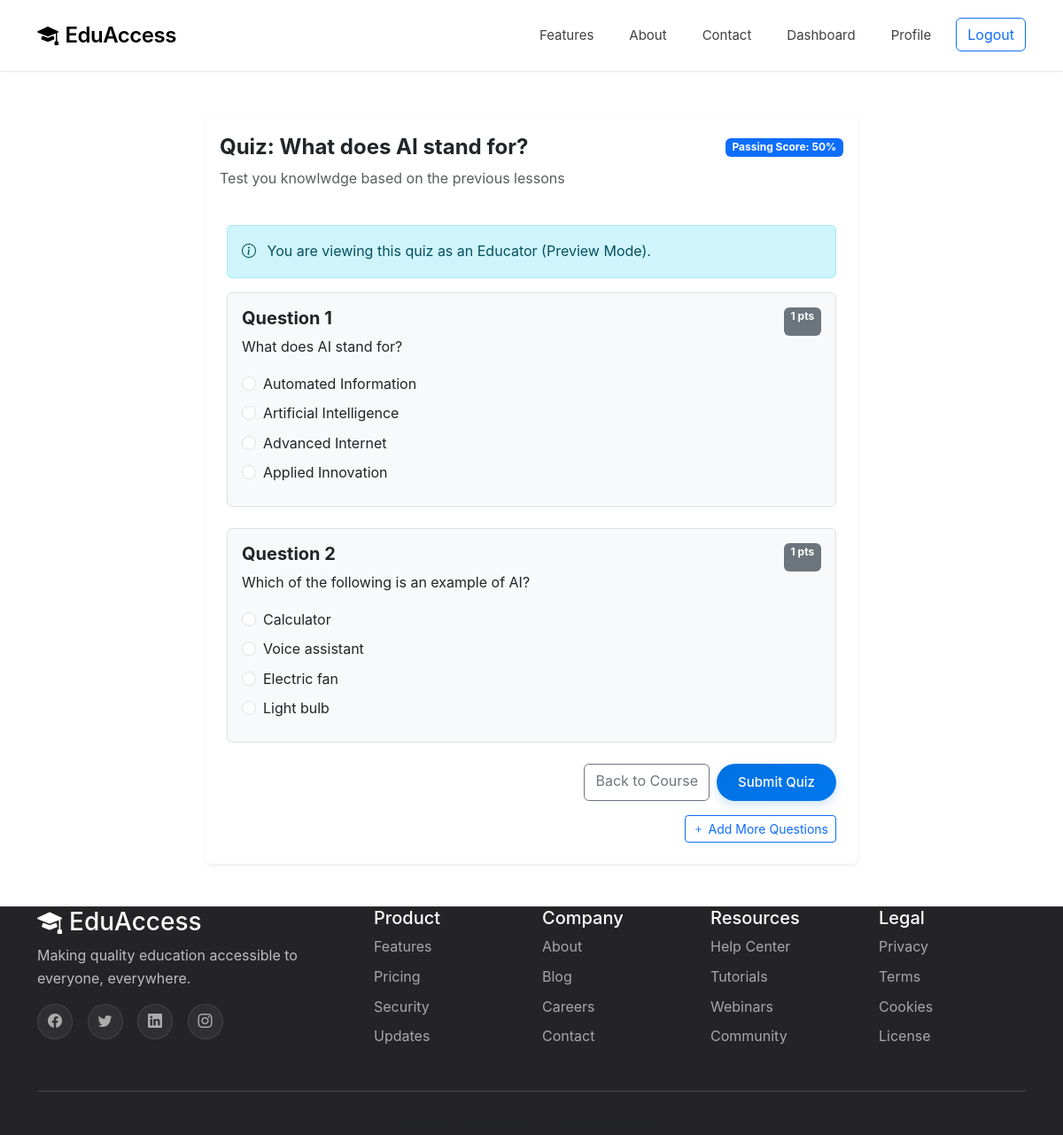
Screenshot of /quizzes/4/ (signed in) with the database file from the repository.
### core/models.py (models this page shows, shortened)
class Quiz(models.Model):
    lesson = models.OneToOneField(Lesson, on_delete=models.CASCADE, related_name='quiz')
    title = models.CharField(max_length=200)
    description = models.TextField(blank=True)
    passing_score = models.IntegerField(default=70, help_text="Percentage needed to pass")

class Question(models.Model):
    QUESTION_TYPE_CHOICES = [
        ('multiple_choice', 'Multiple Choice'),
        ('true_false', 'True/False'),
        ('short_answer', 'Short Answer'),
    ]
    quiz = models.ForeignKey(Quiz, on_delete=models.CASCADE, related_name='questions')
    question_text = models.TextField()
    question_type = models.CharField(max_length=20, choices=QUESTION_TYPE_CHOICES)
    order = models.IntegerField(default=0)
    points = models.IntegerField(default=1)
    class Meta:
        ordering = ['order']

class Answer(models.Model):
    question = models.ForeignKey(Question, on_delete=models.CASCADE, related_name='answers')
    answer_text = models.CharField(max_length=500)
    is_correct = models.BooleanField(default=False)

### core/views.py (the view, shortened to what this page needs)
# urls.py: path('quizzes/<int:quiz_id>/', views.quiz_detail, name='quiz_detail'),
@login_required
def quiz_detail(request, quiz_id):
    from .models import Quiz, Answer
    quiz = get_object_or_404(Quiz, id=quiz_id)
    is_educator = (request.user == quiz.lesson.module.course.educator)
    last_submission = None
    if not is_educator:
        from .models import QuizSubmission
        last_submission = QuizSubmission.objects.filter(student=request.user, quiz=quiz).order_by('-submitted_at').first()
    return render(request, 'core/quiz_detail.html', {
        'quiz': quiz,
        'is_educator': is_educator,
        'last_submission': last_submission
    })

### templates/core/quiz_detail.html (shortened to what this page needs)
{% extends 'base.html' %} {% block title %}{{ quiz.title }} -EduAccess{%endblock %}
{% block content %}
<div class="container my-5" style="padding-top: 80px">
  <div class="row justify-content-center">
    <div class="col-lg-8">
      <div class="card shadow-sm border-0">
        <div class="card-header bg-white border-bottom-0 pt-4 pb-0">
          <div class="d-flex justify-content-between align-items-center">
            <h2 class="h4 mb-0 fw-bold">{{ quiz.title }}</h2>
            <span class="badge bg-primary"
              >Passing Score: {{ quiz.passing_score }}%</span
            >
          </div>
          {% if quiz.description %}
          <p class="text-muted mt-2">{{ quiz.description }}</p>
          {% endif %}
        </div>
        <div class="card-body p-4">
          {% if is_educator %}
          <div class="alert alert-info">
            <i class="bi bi-info-circle me-2"></i> You are viewing this quiz as
            an Educator (Preview Mode).
          </div>
          {% endif %}
          <form method="POST">
            {% csrf_token %} {% for question in quiz.questions.all %}
            <div class="mb-4 p-3 border rounded bg-light">
              <div class="d-flex justify-content-between">
                <h5 class="fw-bold">Question {{ forloop.counter }}</h5>
                <span class="badge bg-secondary"
                  >{{ question.points }} pts</span
                >
              </div>
              <p class="mb-3">{{ question.question_text }}</p>
              {% if question.question_type == 'multiple_choice' %}
              {% for answer in question.answers.all %}
              <div class="form-check mb-2">
                <input
                  class="form-check-input"
                  type="radio"
                  name="question_{{ question.id }}"
                  id="q{{ question.id }}_a{{ answer.id }}"
                  value="{{ answer.id }}"
                />
                <label
                  class="form-check-label"
                  for="q{{ question.id }}_a{{ answer.id }}"
                >
                  {{ answer.answer_text }}
                </label>
              </div>
              {% endfor %}
              {% endif %}
            </div>
            {% empty %}
            <p class="text-center text-muted py-4">
              No questions have been added to this quiz yet.
            </p>
            {% endfor %}
            {% if quiz.questions.exists or is_educator %}
            <div class="d-grid gap-2 d-md-flex justify-content-md-end">
              <a
                href="{% url 'core:course_detail' quiz.lesson.module.course.id %}"
                class="btn btn-outline-secondary"
                >Back to Course</a
              >
              <button type="submit" class="btn btn-primary px-4">
                Submit Quiz
              </button>
            </div>
            {% endif %}
            {% if is_educator %}
            <div class="mt-3 text-end">
              <a
                href="{% url 'core:question_create' quiz.id %}"
                class="btn btn-sm btn-outline-primary"
              >
                <i class="bi bi-plus"></i> Add More Questions
              </a>
            </div>
            {% endif %}
          </form>
        </div>
      </div>
    </div>
  </div>
</div>
{% endblock %}

### static/css/style.css (style rules this page uses)
:root { --color-black: #000000; --color-white: #ffffff; --color-gray-50: #fafafa; --color-gray-100: #f5f5f5; --color-gray-200: #e5e5e5; --color-gray-300: #d4d4d4; --color-gray-400: #a3a3a3; --color-gray-500: #737373; --color-gray-600: #525252; --color-gray-700: #404040; --color-gray-800: #262626; --color-gray-900: #171717; --color-blue-accent: #0071e3; --color-blue-hover: #0077ed; --color-blue-glow: rgba(0, 113, 227, 0.3); --transition: all 0.4s cubic-bezier(0.4, 0, 0.2, 1); --transition-fast: all 0.2s cubic-bezier(0.4, 0, 0.2, 1); }
* { margin: 0; padding: 0; box-sizing: border-box; }
body { font-family: -apple-system, BlinkMacSystemFont, "SF Pro Display", "Segoe UI", "Roboto", "Helvetica Neue", Arial, sans-serif; background-color: var(--color-white); color: var(--color-black); overflow-x: hidden; line-height: 1.6; -webkit-font-smoothing: antialiased; -moz-osx-font-smoothing: grayscale; }
.btn-primary { background: linear-gradient( 135deg, var(--color-blue-accent) 0%, #0077ed 100% ); border: none; border-radius: 980px; padding: 0.625rem 1.5rem; font-weight: 500; font-size: 0.9375rem; color: white; transition: var(--transition); position: relative; overflow: hidden; box-shadow: 0 4px 12px rgba(0, 113, 227, 0.2); }
.btn-primary::before { content: ""; position: absolute; top: 0; left: 0; width: 100%; height: 100%; background: linear-gradient( 135deg, rgba(255, 255, 255, 0.1) 0%, rgba(255, 255, 255, 0) 100% ); opacity: 0; transition: var(--transition-fast); }

### rows the page displays
Quiz: title "Quiz: What does AI stand for?", passing_score "50", description "Test you knowlwdge based on the previous lessons"
Question: points "1", question_text "What does AI stand for?"
Answer: answer_text "Automated Information"
Answer: answer_text "Artificial Intelligence"
Answer: answer_text "Advanced Internet"
Answer: answer_text "Applied Innovation"
Question: points "1", question_text "Which of the following is an example of AI?"
Answer: answer_text "Calculator"
Answer: answer_text "Voice assistant"
Answer: answer_text "Electric fan"
Answer: answer_text "Light bulb"
